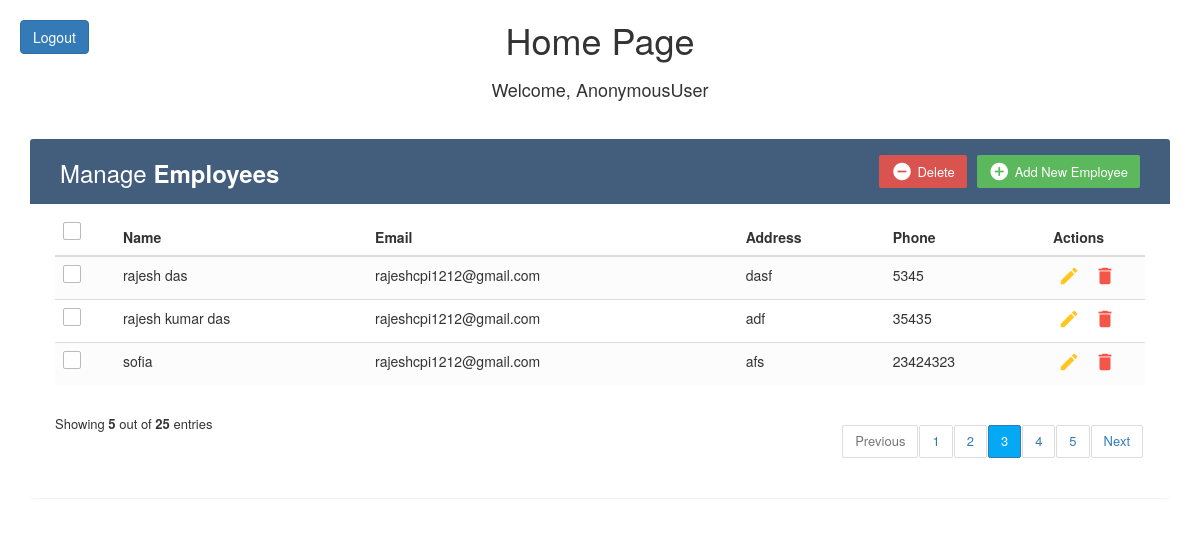
Page /homePage/ on the earlier database version.
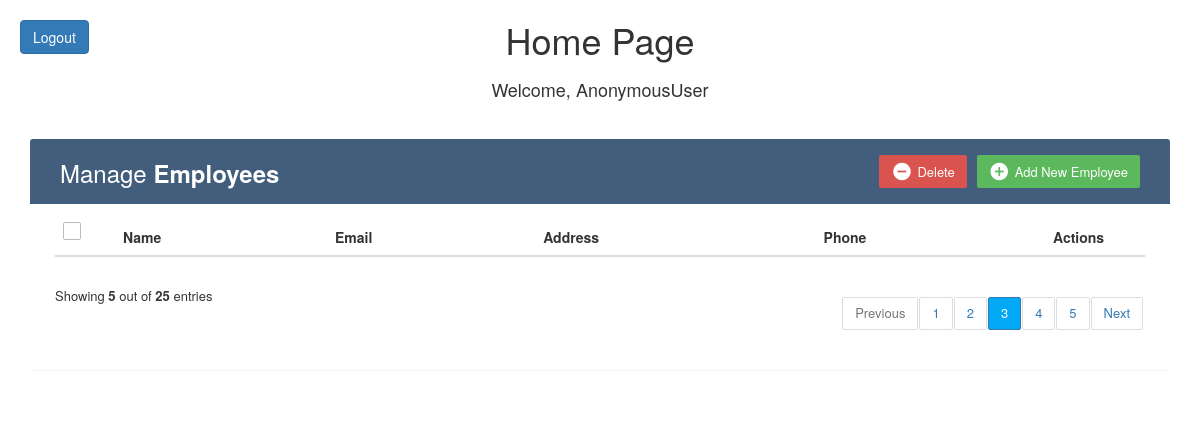
Same page on the later database version.
### myApp/models.py (models this page shows)
class Employees(models.Model):
    name=models.CharField(max_length=200)
    email=models.EmailField(max_length=200)
    address=models.TextField()
    mobile=models.IntegerField()

### myProject/views.py (the view)
# urls.py: path('homePage/', views.homePage,name="homePage"),
def homePage(request):
    user=request.user
    emp=Employees.objects.all()
    context={
         'emp':emp
    }
    return render(request, 'home.html', {'user_name': user, 'emp': emp})

### template/home.html (shortened to what this page needs)
<!DOCTYPE html>
<html lang="en">
<head>
</head>
<link rel="stylesheet" href="https://maxcdn.bootstrapcdn.com/font-awesome/4.7.0/css/font-awesome.min.css">
<link rel="stylesheet" href="https://maxcdn.bootstrapcdn.com/bootstrap/3.3.7/css/bootstrap.min.css">
  <body>
    <a href="{% url 'loginPage' %}" class="btn btn-primary logout-button">Logout</a>
    <div class="container d-flex h-100 justify-content-center align-items-center">
        <div class="text-center">
            <h1>Home Page</h1>
        </div>
    </div>
	<div class="container d-flex h-100 justify-content-center align-items-center">
    <div class="text-center">
        <h4>Welcome, {{ user_name }}</h4>
    </div>
</div>
    <div class="container">
        <div class="table-wrapper">
            <div class="table-title">
                <div class="row">
                    <div class="col-sm-6">
						<h2>Manage <b>Employees</b></h2>
					</div>
					<div class="col-sm-6">
						<a href="#addEmployeeModal" class="btn btn-success" data-toggle="modal"><i class="material-icons">&#xE147;</i> <span>Add New Employee</span></a>
						<a href="#deleteEmployeeModal" class="btn btn-danger" data-toggle="modal"><i class="material-icons">&#xE15C;</i> <span>Delete</span></a>
					</div>
                </div>
            </div>
            <table class="table table-striped table-hover">
                <thead>
                    <tr>
						<th>
							<span class="custom-checkbox">
								<label for="selectAll"></label>
							</span>
						</th>
                        <th>Name</th>
                        <th>Email</th>
						<th>Address</th>
                        <th>Phone</th>
                        <th>Actions</th>
                    </tr>
                </thead>
				<tbody>
					{% for i in emp %}
					<tr>
						<td>
							<span class="custom-checkbox">
								<label for="checkbox1"></label>
							</span>
						</td>
						<td>{{ i.name }}</td>
						<td>{{ i.email }}</td>
						<td>{{ i.address }}</td>
						<td>{{ i.mobile }}</td>
						<td>
							<a href="#editEmployeeModal-{{forloop.counter}}" class="edit" data-toggle="modal"><i class="material-icons" data-toggle="tooltip" title="Edit">&#xE254;</i></a>
							<a href="#deleteEmployeeModal-{{forloop.counter}}" class="delete" data-toggle="modal"><i class="material-icons" data-toggle="tooltip" title="Delete">&#xE872;</i></a>
						</td>
					</tr>
					{% endfor %}
				</tbody>
            </table>
			<div class="clearfix">
                <div class="hint-text">Showing <b>5</b> out of <b>25</b> entries</div>
                <ul class="pagination">
                    <li class="page-item disabled"><a href="#">Previous</a></li>
                    <li class="page-item"><a href="#" class="page-link">1</a></li>
                    <li class="page-item"><a href="#" class="page-link">2</a></li>
                    <li class="page-item active"><a href="#" class="page-link">3</a></li>
                    <li class="page-item"><a href="#" class="page-link">4</a></li>
                    <li class="page-item"><a href="#" class="page-link">5</a></li>
                    <li class="page-item"><a href="#" class="page-link">Next</a></li>
                </ul>
            </div>
        </div>
    </div>
</body>
</html>

### template/home.html (style rules this page uses)
body { color: #566787; font-family: 'Varela Round', sans-serif; font-size: 13px; color: #566787; background: #f5f5f5; }
.table-wrapper { background: #fff; padding: 20px 25px; margin: 30px 0; border-radius: 3px; box-shadow: 0 1px 1px rgba(0,0,0,.05); }
.table-title { padding-bottom: 15px; background: #435d7d; color: #fff; padding: 16px 30px; margin: -20px -25px 10px; border-radius: 3px 3px 0 0; }
.table-title h2 { margin: 5px 0 0; font-size: 24px; }
.table-title .btn { color: #fff; float: right; font-size: 13px; border: none; min-width: 50px; border-radius: 2px; border: none; outline: none !important; margin-left: 10px; }
.table-title .btn i { float: left; font-size: 21px; margin-right: 5px; }
.table-title .btn span { float: left; margin-top: 2px; }
table.table tr th, table.table tr td { border-color: #e9e9e9; padding: 12px 15px; vertical-align: middle; }
table.table tr th:first-child { width: 60px; }
table.table tr th:last-child { width: 100px; }
.pagination { float: right; margin: 0 0 5px; }
.pagination li a { border: none; font-size: 13px; min-width: 30px; min-height: 30px; color: #999; margin: 0 2px; line-height: 30px; border-radius: 2px !important; text-align: center; padding: 0 6px; }
.pagination li.active a, .pagination li.active a.page-link { background: #03A9F4; }
.hint-text { float: left; margin-top: 10px; font-size: 13px; }
.custom-checkbox { position: relative; }
.custom-checkbox label:before { width: 18px; height: 18px; }
.custom-checkbox label:before { content: ''; margin-right: 10px; display: inline-block; vertical-align: text-top; background: white; border: 1px solid #bbb; border-radius: 2px; box-sizing: border-box; z-index: 2; }
.logout-button { position: absolute; top: 20px; left: 20px; }

Differences in the rows shown:
removed Employees: name "rajesh das", email "rajeshcpi1212@gmail.com", address "dasf", mobile "5345"
removed Employees: name "rajesh kumar das", email "rajeshcpi1212@gmail.com", address "adf", mobile "35435"
removed Employees: name "sofia", email "rajeshcpi1212@gmail.com", address "afs", mobile "23424323"
